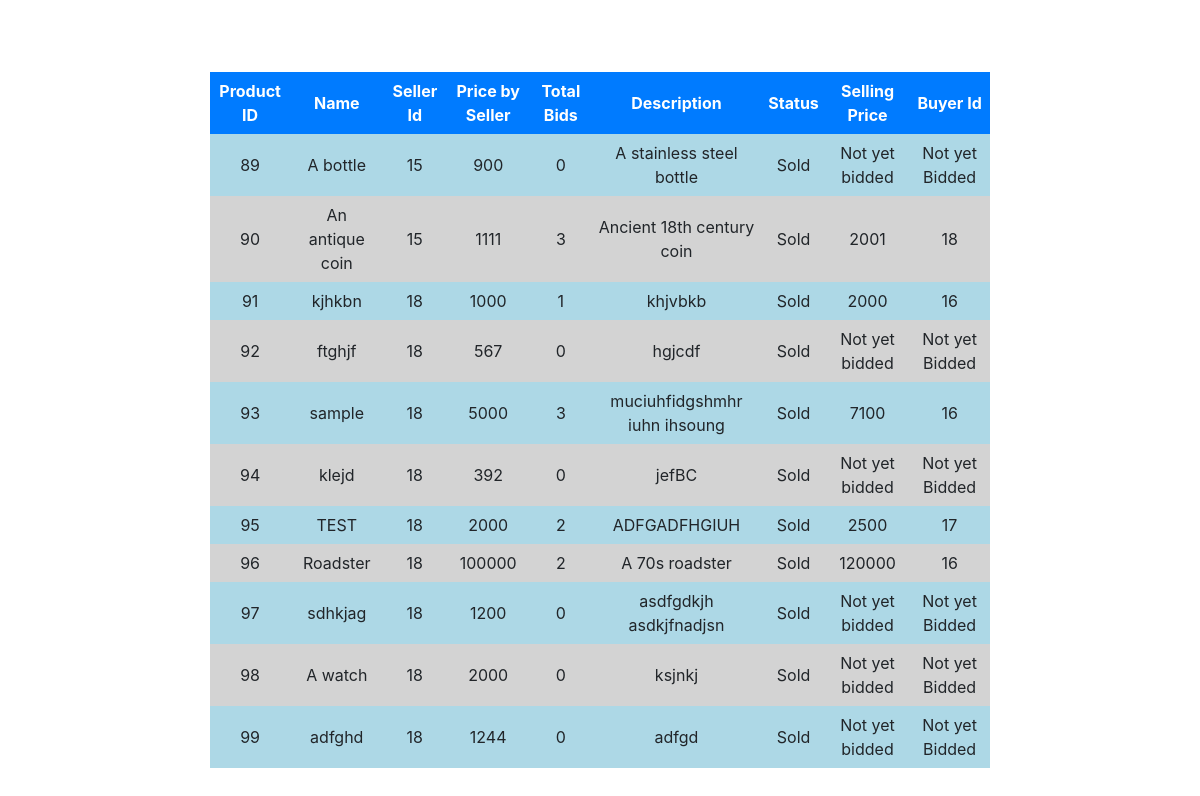
The app's page /admin_product.php with its own data.
### tables this page shows
CREATE TABLE `tbl_product` (
  `pro_id` int(11) NOT NULL,
  `name` varchar(20) NOT NULL,
  `price` int(11) NOT NULL,
  `description` varchar(250) NOT NULL,
  `uid` int(11) NOT NULL,
  `bidstarttime` datetime NOT NULL,
  `bidendtime` datetime NOT NULL,
  `status` enum('On Sale','Sold','Disable') NOT NULL DEFAULT 'On Sale'
);

CREATE TABLE `tbl_bid` (
  `pro_id` int(11) NOT NULL,
  `uid` int(11) NOT NULL,
  `bid_amount` int(11) NOT NULL,
  `bid_id` int(11) NOT NULL
);

CREATE TABLE `tbl_purchase` (
  `purchase_id` int(11) NOT NULL,
  `bid_id` int(11) NOT NULL,
  `buyer_id` int(11) NOT NULL
);

### admin_product.php (the view, shortened to what this page needs)
<?php
include('db.php');
?>
<!DOCTYPE html>
<html>
<head>
	<link rel="stylesheet" href="https://maxcdn.bootstrapcdn.com/bootstrap/4.0.0/css/bootstrap.min.css">
	<link rel="stylesheet" href="css/bootstrap.min.css">
</head>
<body>
	<br>
	<form method="post">
		<table class="mt-5 mb-3" align="center" cellspacing="0" cellpadding="7" width="65%">
			<tr align="center">
				<th>Product ID</th>
				<th>Name</th>
				 <th>Seller Id</th>
				<th>Price by Seller</th>
                <th>Total Bids</th>
				<th>Description</th>
				<th>Status</th>
                <th>Selling Price </th>
				 <th colspan="2">Buyer Id </th>
			</tr>
			<?php
            $query1 = "select * from tbl_product";
            $run_q1 = $con->query($query1);
            while ($row_q1 = $run_q1->fetch_object()) {
            ?>
 			<tr align="center">
 				<td><?php echo $row_q1->pro_id; ?></td>
 				<td><?php echo $row_q1->name; ?></td>
				<td><?php echo $row_q1->uid; ?></td>
 				<td><?php echo $row_q1->price; ?></td>
                <?php
                $query3 = "select * from tbl_bid where pro_id = $row_q1->pro_id ORDER BY bid_amount DESC";
                $run_q3 = $con->query($query3);
                $row_q3 = $run_q3->fetch_object();
				$nub = $run_q3->num_rows;
                ?>
                <td><?php echo $num_rows = $run_q3->num_rows; ?></td>
 				<td><?php echo $row_q1->description; ?></td>
                <td><?php echo $row_q1->status; ?></td>
				<?php if($nub>0){?>
				<td><?php echo $row_q3->bid_amount; ?></td>
				<?php }else {?>
				<td><?php echo "Not yet bidded"; ?></td>
				<?php } ?>
				<?php if($nub>0){ ?>
				<?php $query4 = "select * from tbl_purchase where bid_id = $row_q3->bid_id";
                $run_q4 = $con->query($query4);
                $row_q4 = $run_q4->fetch_object();
				$nub1 = $run_q4->num_rows;
				?>
				<?php if($nub1>0){?>
				<td><?php echo $row_q4->buyer_id; ?></td>
				<?php }else {?>
				<td><?php echo "Bid going on"; ?></td>
				<?php } ?>
				<?php } else {?>
				<td><?php echo "Not yet Bidded"; ?></td>
				<?php } ?>
 			</tr>
            <?php
            }
            ?>
		</table>
	</form>
</body>
</html>

### admin_product.php (style rules this page uses)
body { background-repeat: no-repeat; background-size: cover; }
tr:nth-child(odd) { background-color: lightgray; }
tr:nth-child(even) { background-color: lightblue; }
tr:nth-child(1) { background-color: #007bff; color: white; }

### records on screen
tbl_product: pro_id "89", name "A bottle", uid "15", price "900", num_rows "0", description "A stainless steel bottle", status "Sold", shows "Not yet bidded", shows "Not yet Bidded"
tbl_product: pro_id "90", name "An antique coin", uid "15", price "1111", num_rows "3", description "Ancient 18th century coin", status "Sold", tbl_bid.bid_amount "2001", tbl_purchase.buyer_id "18"
tbl_product: pro_id "91", name "kjhkbn", uid "18", price "1000", num_rows "1", description "khjvbkb", status "Sold", tbl_bid.bid_amount "2000", tbl_purchase.buyer_id "16"
tbl_product: pro_id "92", name "ftghjf", uid "18", price "567", num_rows "0", description "hgjcdf", status "Sold", shows "Not yet bidded", shows "Not yet Bidded"
tbl_product: pro_id "93", name "sample", uid "18", price "5000", num_rows "3", description "muciuhfidgshmhr iuhn ihsoung", status "Sold", tbl_bid.bid_amount "7100", tbl_purchase.buyer_id "16"
tbl_product: pro_id "94", name "klejd", uid "18", price "392", num_rows "0", description "jefBC", status "Sold", shows "Not yet bidded", shows "Not yet Bidded"
tbl_product: pro_id "95", name "TEST", uid "18", price "2000", num_rows "2", description "ADFGADFHGIUH", status "Sold", tbl_bid.bid_amount "2500", tbl_purchase.buyer_id "17"
tbl_product: pro_id "96", name "Roadster", uid "18", price "100000", num_rows "2", description "A 70s roadster", status "Sold", tbl_bid.bid_amount "120000", tbl_purchase.buyer_id "16"
tbl_product: pro_id "97", name "sdhkjag", uid "18", price "1200", num_rows "0", description "asdfgdkjh asdkjfnadjsn", status "Sold", shows "Not yet bidded", shows "Not yet Bidded"
tbl_product: pro_id "98", name "A watch", uid "18", price "2000", num_rows "0", description "ksjnkj", status "Sold", shows "Not yet bidded", shows "Not yet Bidded"
tbl_product: pro_id "99", name "adfghd", uid "18", price "1244", num_rows "0", description "adfgd", status "Sold", shows "Not yet bidded", shows "Not yet Bidded"
